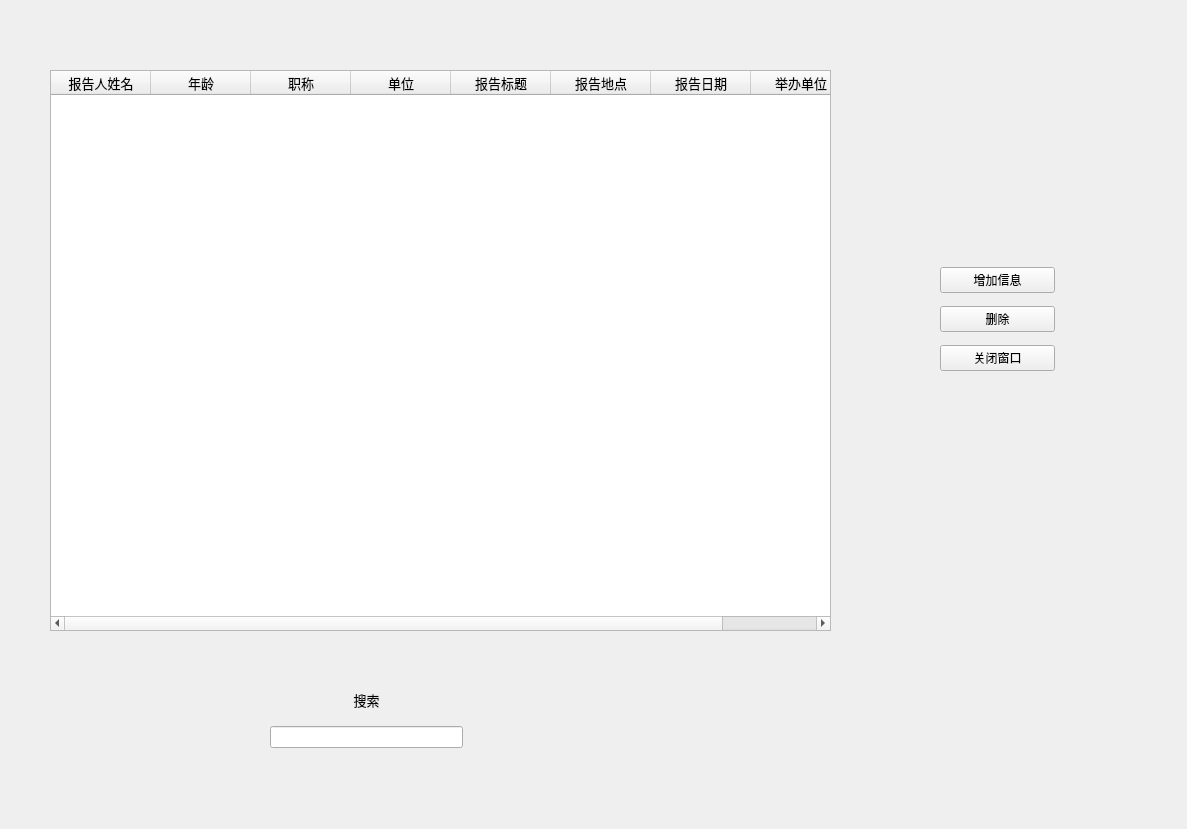
<?xml version="1.0" encoding="UTF-8"?>
<ui version="4.0">
 <class>MainWindow</class>
 <widget class="QMainWindow" name="MainWindow">
  <property name="geometry">
   <rect>
    <x>0</x>
    <y>0</y>
    <width>1187</width>
    <height>829</height>
   </rect>
  </property>
  <property name="windowTitle">
   <string>MainWindow</string>
  </property>
  <widget class="QWidget" name="centralwidget">
   <widget class="QTableWidget" name="tw_display">
    <property name="geometry">
     <rect>
      <x>50</x>
      <y>70</y>
      <width>781</width>
      <height>561</height>
     </rect>
    </property>
    <property name="font">
     <font>
      <family>微软雅黑</family>
      <pointsize>10</pointsize>
     </font>
    </property>
    <property name="styleSheet">
     <string notr="true">selection-background-color: rgb(255, 170, 0);</string>
    </property>
    <property name="editTriggers">
     <set>QAbstractItemView::NoEditTriggers</set>
    </property>
    <property name="alternatingRowColors">
     <bool>true</bool>
    </property>
    <property name="selectionBehavior">
     <enum>QAbstractItemView::SelectRows</enum>
    </property>
    <column>
     <property name="text">
      <string>报告人姓名</string>
     </property>
    </column>
    <column>
     <property name="text">
      <string>年龄</string>
     </property>
    </column>
    <column>
     <property name="text">
      <string>职称</string>
     </property>
    </column>
    <column>
     <property name="text">
      <string>单位</string>
     </property>
    </column>
    <column>
     <property name="text">
      <string>报告标题</string>
     </property>
    </column>
    <column>
     <property name="text">
      <string>报告地点</string>
     </property>
    </column>
    <column>
     <property name="text">
      <string>报告日期</string>
     </property>
    </column>
    <column>
     <property name="text">
      <string>举办单位</string>
     </property>
    </column>
   </widget>
   <widget class="QWidget" name="widget" native="true">
    <property name="geometry">
     <rect>
      <x>940</x>
      <y>260</y>
      <width>115</width>
      <height>120</height>
     </rect>
    </property>
    <layout class="QVBoxLayout" name="verticalLayout">
     <item>
      <widget class="QPushButton" name="btn_add">
       <property name="text">
        <string>增加信息</string>
       </property>
      </widget>
     </item>
     <item>
      <widget class="QPushButton" name="btn_delete">
       <property name="text">
        <string>删除</string>
       </property>
      </widget>
     </item>
     <item>
      <widget class="QPushButton" name="btn_close">
       <property name="text">
        <string>关闭窗口</string>
       </property>
      </widget>
     </item>
    </layout>
   </widget>
   <widget class="QWidget" name="widget_2" native="true">
    <property name="geometry">
     <rect>
      <x>270</x>
      <y>680</y>
      <width>193</width>
      <height>68</height>
     </rect>
    </property>
    <layout class="QVBoxLayout" name="verticalLayout_2">
     <item>
      <widget class="QLabel" name="label">
       <property name="font">
        <font>
         <family>微软雅黑</family>
         <pointsize>10</pointsize>
        </font>
       </property>
       <property name="text">
        <string>搜索</string>
       </property>
       <property name="alignment">
        <set>Qt::AlignCenter</set>
       </property>
      </widget>
     </item>
     <item>
      <widget class="QLineEdit" name="line_search"/>
     </item>
    </layout>
   </widget>
  </widget>
 </widget>
 <resources/>
 <connections>
  <connection>
   <sender>btn_close</sender>
   <signal>clicked()</signal>
   <receiver>MainWindow</receiver>
   <slot>close()</slot>
   <hints>
    <hint type="sourcelabel">
     <x>964</x>
     <y>239</y>
    </hint>
    <hint type="destinationlabel">
     <x>965</x>
     <y>288</y>
    </hint>
   </hints>
  </connection>
 </connections>
</ui>
